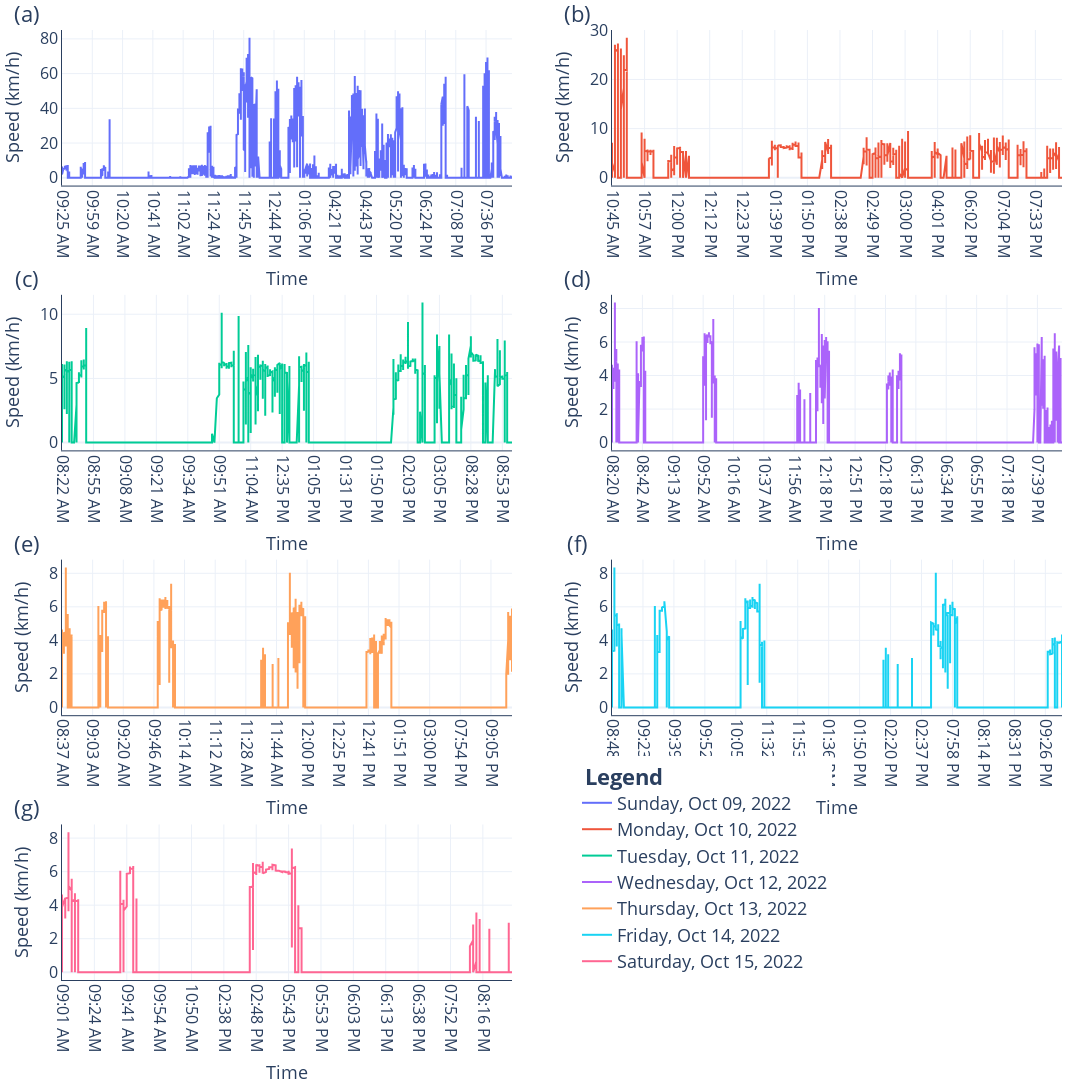

The code cell stored with this chart in its notebook:
### Markdown cell above
## Speed Vs. Time Plots for Each Day

### Code cell
fig = tools.make_subplots(
    rows = 4, 
    cols = 2, 
    horizontal_spacing = 0.1, 
    vertical_spacing=0.115,
    subplot_titles = '{}'.format(' '.join('({})'.format(i) for i in list(string.ascii_lowercase)[:7])).split(' ')
)

# Add traces
fig.add_trace(go.Scatter(x=df_Oct_9['time'], y=df_Oct_9['speed(km/hr)'], name='Sunday, Oct 09, 2022'), row=1, col=1)
fig.add_trace(go.Scatter(x=df_Oct_10['time'], y=df_Oct_10['speed(km/hr)'], name='Monday, Oct 10, 2022'), row=1, col=2)
fig.add_trace(go.Scatter(x=df_Oct_11['time'], y=df_Oct_11['speed(km/hr)'], name='Tuesday, Oct 11, 2022'), row=2, col=1)
fig.add_trace(go.Scatter(x=df_Oct_12['time'], y=df_Oct_12['speed(km/hr)'], name='Wednesday, Oct 12, 2022'), row=2, col=2)
fig.add_trace(go.Scatter(x=df_Oct_13['time'], y=df_Oct_12['speed(km/hr)'], name='Thursday, Oct 13, 2022'), row=3, col=1)
fig.add_trace(go.Scatter(x=df_Oct_14['time'], y=df_Oct_12['speed(km/hr)'], name='Friday, Oct 14, 2022'), row=3, col=2)
fig.add_trace(go.Scatter(x=df_Oct_15['time'], y=df_Oct_12['speed(km/hr)'], name='Saturday, Oct 15, 2022'), row=4, col=1)

# For aligning plot label
i = 0
for annotation in fig['layout']['annotations']: 
    if i%2 == 0:
        annotation['x']=-0.035
        annotation['font']['size']=22
        i += 1
    else:
        annotation['x']=0.515
        annotation['font']['size']=22
        i += 1

fig.update_layout(
        # font=dict(size=22),
        height=1536, width=1280,
        margin=dict(l=30, r=30, t=30, b=30),
        # showlegend=False,
        legend_title = dict(font=dict(size=18)),
        legend=dict(
            title='<b> Legend </b>',
            font=dict(size=18,),
            # orientation="h",
            yanchor="bottom",
            # y=1.02,
            y=0,
            xanchor="right",
            x=0.77,
            # x=0.6,
    ),
)

for i in range(7):
    if i != 0:
        fig['layout']['xaxis{}'.format(i+1)].update(
            title='Time', 
            titlefont_size=18, 
            tickfont_size=16, 
            nticks=15, 
            tickangle=90,
            showline=True,
            linecolor='#2a3f5f',
        )
        fig['layout']['yaxis{}'.format(i+1)].update(
            title='Speed (km/h)', 
            titlefont_size=18, 
            tickfont_size=16, 
            showline=True,
            linecolor='#2a3f5f',
        )
    else:
        fig['layout']['xaxis'].update(
            title='Time', 
            titlefont_size=18, 
            tickfont_size=16, 
            nticks=15, 
            tickangle=90,
            showline=True,
            linecolor='#2a3f5f',
        )
        fig['layout']['yaxis'].update(
            title='Speed (km/h)', 
            titlefont_size=18, 
            tickfont_size=16, 
            showline=True,
            linecolor='#2a3f5f',
        )

py.io.write_image(fig, file='Figure_7.png')
fig.show()

### Figure 1 — Plotly figure (JSON) as saved in the notebook; plotly's stock layout.template omitted (floating-point values rounded to 4 significant figures; data arrays with more than 128 entries replaced by an {"elided": "..."} marker saying what was removed)
{"data": [{"name": "Sunday, Oct 09, 2022", "type": "scatter", "x": {"elided": "16396 str values"}, "xaxis": "x", "y": {"elided": "16396 float values"}, "yaxis": "y"}, {"name": "Monday, Oct 10, 2022", "type": "scatter", "x": {"elided": "7683 str values"}, "xaxis": "x2", "y": {"elided": "7683 float values"}, "yaxis": "y2"}, {"name": "Tuesday, Oct 11, 2022", "type": "scatter", "x": {"elided": "9525 str values"}, "xaxis": "x3", "y": {"elided": "9525 float values"}, "yaxis": "y3"}, {"name": "Wednesday, Oct 12, 2022", "type": "scatter", "x": {"elided": "13602 str values"}, "xaxis": "x4", "y": {"elided": "13602 float values"}, "yaxis": "y4"}, {"name": "Thursday, Oct 13, 2022", "type": "scatter", "x": {"elided": "12640 str values"}, "xaxis": "x5", "y": {"elided": "13602 float values"}, "yaxis": "y5"}, {"name": "Friday, Oct 14, 2022", "type": "scatter", "x": {"elided": "8997 str values"}, "xaxis": "x6", "y": {"elided": "13602 float values"}, "yaxis": "y6"}, {"name": "Saturday, Oct 15, 2022", "type": "scatter", "x": {"elided": "6225 str values"}, "xaxis": "x7", "y": {"elided": "13602 float values"}, "yaxis": "y7"}], "layout": {"annotations": [{"font": {"size": 22}, "showarrow": false, "text": "(a)", "x": -0.035, "xanchor": "center", "xref": "paper", "y": 1, "yanchor": "bottom", "yref": "paper"}, {"font": {"size": 22}, "showarrow": false, "text": "(b)", "x": 0.515, "xanchor": "center", "xref": "paper", "y": 1, "yanchor": "bottom", "yref": "paper"}, {"font": {"size": 22}, "showarrow": false, "text": "(c)", "x": -0.035, "xanchor": "center", "xref": "paper", "y": 0.7212, "yanchor": "bottom", "yref": "paper"}, {"font": {"size": 22}, "showarrow": false, "text": "(d)", "x": 0.515, "xanchor": "center", "xref": "paper", "y": 0.7212, "yanchor": "bottom", "yref": "paper"}, {"font": {"size": 22}, "showarrow": false, "text": "(e)", "x": -0.035, "xanchor": "center", "xref": "paper", "y": 0.4425, "yanchor": "bottom", "yref": "paper"}, {"font": {"size": 22}, "showarrow": false, "text": "(f)", "x": 0.515, "xanchor": "center", "xref": "paper", "y": 0.4425, "yanchor": "bottom", "yref": "paper"}, {"font": {"size": 22}, "showarrow": false, "text": "(g)", "x": -0.035, "xanchor": "center", "xref": "paper", "y": 0.1638, "yanchor": "bottom", "yref": "paper"}], "height": 1536, "legend": {"font": {"size": 18}, "title": {"text": "<b> Legend </b>"}, "x": 0.77, "xanchor": "right", "y": 0, "yanchor": "bottom"}, "margin": {"b": 30, "l": 30, "r": 30, "t": 30}, "width": 1280, "xaxis": {"anchor": "y", "domain": [0, 0.45], "linecolor": "#2a3f5f", "nticks": 15, "showline": true, "tickangle": 90, "tickfont": {"size": 16}, "title": {"font": {"size": 18}, "text": "Time"}}, "xaxis2": {"anchor": "y2", "domain": [0.55, 1], "linecolor": "#2a3f5f", "nticks": 15, "showline": true, "tickangle": 90, "tickfont": {"size": 16}, "title": {"font": {"size": 18}, "text": "Time"}}, "xaxis3": {"anchor": "y3", "domain": [0, 0.45], "linecolor": "#2a3f5f", "nticks": 15, "showline": true, "tickangle": 90, "tickfont": {"size": 16}, "title": {"font": {"size": 18}, "text": "Time"}}, "xaxis4": {"anchor": "y4", "domain": [0.55, 1], "linecolor": "#2a3f5f", "nticks": 15, "showline": true, "tickangle": 90, "tickfont": {"size": 16}, "title": {"font": {"size": 18}, "text": "Time"}}, "xaxis5": {"anchor": "y5", "domain": [0, 0.45], "linecolor": "#2a3f5f", "nticks": 15, "showline": true, "tickangle": 90, "tickfont": {"size": 16}, "title": {"font": {"size": 18}, "text": "Time"}}, "xaxis6": {"anchor": "y6", "domain": [0.55, 1], "linecolor": "#2a3f5f", "nticks": 15, "showline": true, "tickangle": 90, "tickfont": {"size": 16}, "title": {"font": {"size": 18}, "text": "Time"}}, "xaxis7": {"anchor": "y7", "domain": [0, 0.45], "linecolor": "#2a3f5f", "nticks": 15, "showline": true, "tickangle": 90, "tickfont": {"size": 16}, "title": {"font": {"size": 18}, "text": "Time"}}, "xaxis8": {"anchor": "y8", "domain": [0.55, 1]}, "yaxis": {"anchor": "x", "domain": [0.8363, 1], "linecolor": "#2a3f5f", "showline": true, "tickfont": {"size": 16}, "title": {"font": {"size": 18}, "text": "Speed (km/h)"}}, "yaxis2": {"anchor": "x2", "domain": [0.8363, 1], "linecolor": "#2a3f5f", "showline": true, "tickfont": {"size": 16}, "title": {"font": {"size": 18}, "text": "Speed (km/h)"}}, "yaxis3": {"anchor": "x3", "domain": [0.5575, 0.7212], "linecolor": "#2a3f5f", "showline": true, "tickfont": {"size": 16}, "title": {"font": {"size": 18}, "text": "Speed (km/h)"}}, "yaxis4": {"anchor": "x4", "domain": [0.5575, 0.7212], "linecolor": "#2a3f5f", "showline": true, "tickfont": {"size": 16}, "title": {"font": {"size": 18}, "text": "Speed (km/h)"}}, "yaxis5": {"anchor": "x5", "domain": [0.2787, 0.4425], "linecolor": "#2a3f5f", "showline": true, "tickfont": {"size": 16}, "title": {"font": {"size": 18}, "text": "Speed (km/h)"}}, "yaxis6": {"anchor": "x6", "domain": [0.2787, 0.4425], "linecolor": "#2a3f5f", "showline": true, "tickfont": {"size": 16}, "title": {"font": {"size": 18}, "text": "Speed (km/h)"}}, "yaxis7": {"anchor": "x7", "domain": [0, 0.1638], "linecolor": "#2a3f5f", "showline": true, "tickfont": {"size": 16}, "title": {"font": {"size": 18}, "text": "Speed (km/h)"}}, "yaxis8": {"anchor": "x8", "domain": [0, 0.1638]}}}
